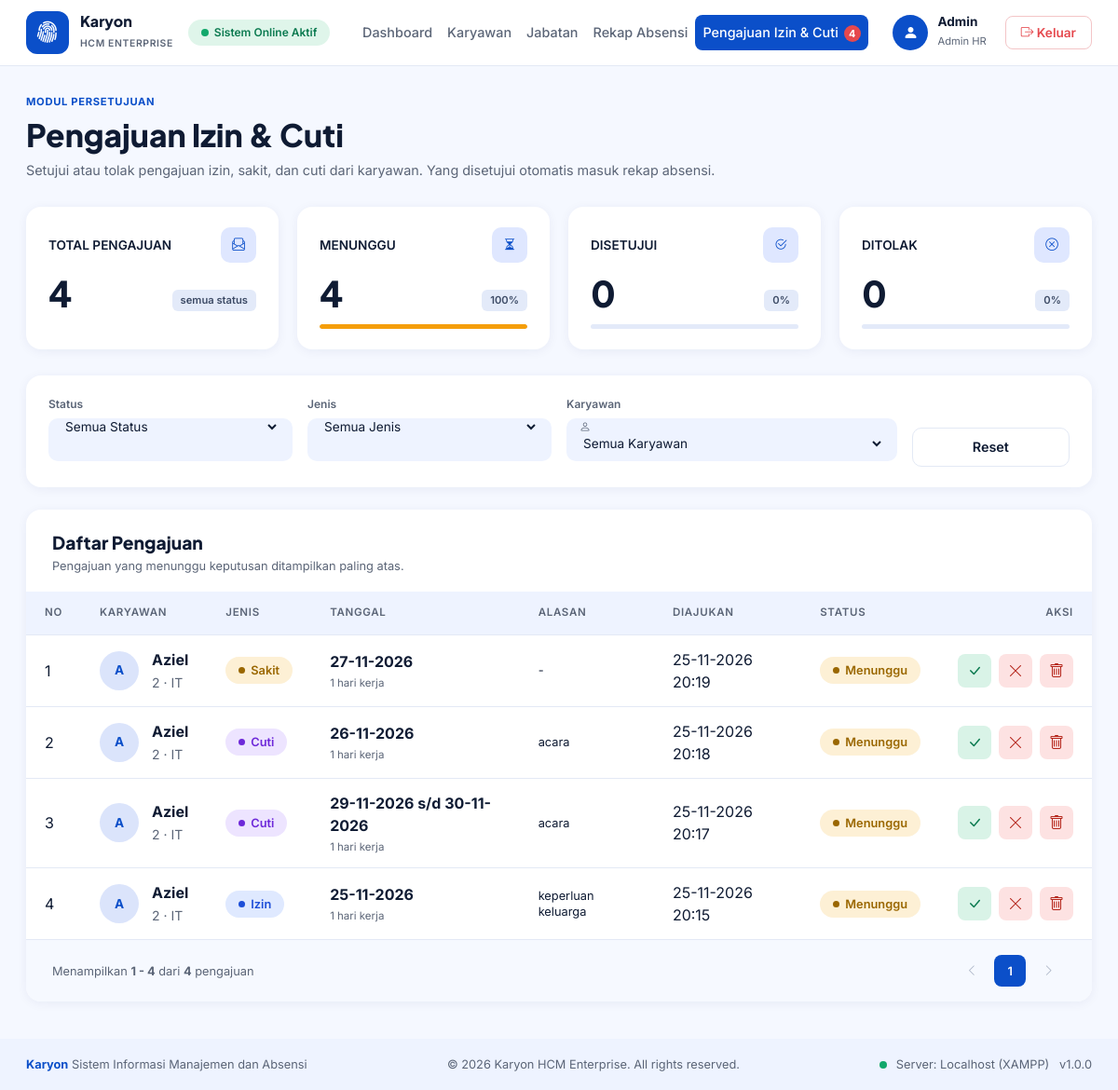
The page /admin/pengajuan.php (signed in) on the database its author committed.
### tables this page shows
CREATE TABLE `pengajuan` (
  `id` int(11) NOT NULL,
  `karyawan_id` int(11) NOT NULL,
  `jenis` enum('Izin','Sakit','Cuti') NOT NULL,
  `tanggal_mulai` date NOT NULL,
  `tanggal_selesai` date NOT NULL,
  `alasan` varchar(255) DEFAULT NULL,
  `status` enum('Menunggu','Disetujui','Ditolak') NOT NULL DEFAULT 'Menunggu',
  `catatan_admin` varchar(255) DEFAULT NULL,
  `dibuat_pada` datetime NOT NULL DEFAULT current_timestamp(),
  `diproses_pada` datetime DEFAULT NULL
);

CREATE TABLE `karyawan` (
  `id` int(11) NOT NULL,
  `nip` varchar(20) NOT NULL,
  `nama` varchar(100) NOT NULL,
  `jabatan_id` int(11) DEFAULT NULL,
  `no_hp` varchar(15) DEFAULT NULL,
  `alamat` text DEFAULT NULL
);

CREATE TABLE `jabatan` (
  `id` int(11) NOT NULL,
  `kode_jabatan` varchar(20) NOT NULL,
  `nama_jabatan` varchar(50) NOT NULL
);

### admin/pengajuan.php (the view, shortened to what this page needs)
<?php
require_once '../auth/cek_session.php';
require_once '../includes/fungsi.php';
$status   = in_array($_GET['status'] ?? '', STATUS_PENGAJUAN, true) ? $_GET['status'] : '';
$jenis    = in_array($_GET['jenis'] ?? '', JENIS_PENGAJUAN, true) ? $_GET['jenis'] : '';
$karyawan = (int)($_GET['karyawan'] ?? 0);
$halaman  = max(1, (int)($_GET['page'] ?? 1));
$per_halaman = 10;
$where = ["1=1"]; $tipe = ""; $param = [];
$sql_where = implode(" AND ", $where);
$hitung = array_fill_keys(STATUS_PENGAJUAN, 0);
foreach ($conn->query("SELECT status, COUNT(*) n FROM pengajuan GROUP BY status") as $r) {
    $hitung[$r['status']] = (int)$r['n'];
}
$total_semua = array_sum($hitung);
$total = query_aman($conn, "SELECT COUNT(*) n FROM pengajuan p WHERE $sql_where", $tipe, $param)->fetch_assoc()['n'];
$total_halaman = max(1, (int)ceil($total / $per_halaman));
$halaman = min($halaman, $total_halaman);
$offset  = ($halaman - 1) * $per_halaman;
$rows = query_aman($conn, "
    SELECT p.*, k.nip, k.nama, j.nama_jabatan
    FROM pengajuan p
    JOIN karyawan k ON p.karyawan_id = k.id
    LEFT JOIN jabatan j ON k.jabatan_id = j.id
    WHERE $sql_where
    ORDER BY FIELD(p.status, 'Menunggu', 'Disetujui', 'Ditolak'), p.dibuat_pada DESC, p.id DESC
    LIMIT $per_halaman OFFSET $offset", $tipe, $param)->fetch_all(MYSQLI_ASSOC);
$filter_url = ['status' => $status, 'jenis' => $jenis, 'karyawan' => $karyawan];
$kartu = [
    'Menunggu'  => ['ikon' => 'bi-hourglass-split', 'warna' => 'sakit'],
    'Disetujui' => ['ikon' => 'bi-check2-circle',   'warna' => 'hadir'],
    'Ditolak'   => ['ikon' => 'bi-x-circle',        'warna' => 'alpha'],
];
include '../includes/header.php';
?>
<div class="k-head">
  <div>
    <div class="k-eyebrow">Modul Persetujuan</div>
    <h1 class="k-title">Pengajuan Izin &amp; Cuti</h1>
    <p class="k-lead">Setujui atau tolak pengajuan izin, sakit, dan cuti dari karyawan. Yang disetujui otomatis masuk rekap absensi.</p>
  </div>
</div>
<div class="k-stats" style="grid-template-columns:repeat(4,1fr)">
  <div class="k-stat">
    <div class="k-stat-top">TOTAL PENGAJUAN <span class="k-stat-ico"><i class="bi bi-envelope-paper"></i></span></div>
    <div class="k-stat-body"><span class="k-angka"><?= $total_semua ?></span><span class="k-tag">semua status</span></div>
  </div>
  <?php foreach ($kartu as $nama_status => $k): ?>
    <div class="k-stat">
      <div class="k-stat-top"><?= strtoupper($nama_status) ?> <span class="k-stat-ico"><i class="bi <?= $k['ikon'] ?>"></i></span></div>
      <div class="k-stat-body">
        <span class="k-angka"><?= $hitung[$nama_status] ?></span>
        <span class="k-tag"><?= persen($hitung[$nama_status], $total_semua) ?>%</span>
      </div>
      <div class="k-prog"><span class="p-<?= $k['warna'] ?>" style="width:<?= persen($hitung[$nama_status], $total_semua) ?>%"></span></div>
    </div>
  <?php endforeach; ?>
</div>
<form method="GET" class="k-card-filter" style="margin-top:0">
  <div class="row g-3 align-items-end">
    <div class="col-md-3 k-field">
      <label>Status</label>
      <label class="k-tool">
        <select name="status" onchange="this.form.submit()">
          <option value="">Semua Status</option>
        </select>
      </label>
    </div>
    <div class="col-md-3 k-field">
      <label>Jenis</label>
      <label class="k-tool">
        <select name="jenis" onchange="this.form.submit()">
          <option value="">Semua Jenis</option>
        </select>
      </label>
    </div>
    <div class="col-md-4 k-field">
      <label>Karyawan</label>
      <label class="k-tool"><i class="bi bi-person"></i>
        <select name="karyawan" onchange="this.form.submit()">
          <option value="0">Semua Karyawan</option>
        </select>
      </label>
    </div>
    <div class="col-md-2">
      <a href="pengajuan.php" class="k-btn-putih w-100 justify-content-center">Reset</a>
    </div>
  </div>
</form>
<div class="k-panel">
  <div class="k-panel-head">
    <div>
      <h2 class="k-panel-title">Daftar Pengajuan</h2>
      <p class="k-panel-sub">Pengajuan yang menunggu keputusan ditampilkan paling atas.</p>
    </div>
  </div>
  <div class="k-table-wrap">
    <table class="k-table">
      <thead>
        <tr>
          <th>No</th><th>Karyawan</th><th>Jenis</th><th>Tanggal</th><th>Alasan</th><th>Diajukan</th><th>Status</th>
          <th style="text-align:right">Aksi</th>
        </tr>
      </thead>
      <tbody>
        <?php if (count($rows) > 0): ?>
          <?php foreach ($rows as $i => $r): ?>
            <?php $hari = hari_kerja_antara($r['tanggal_mulai'], $r['tanggal_selesai']); ?>
            <tr>
              <td><?= $offset + $i + 1 ?></td>
              <td>
                <div class="k-orang">
                  <span class="k-avatar-s"><?= h(inisial($r['nama'])) ?></span>
                  <div><b><?= h($r['nama']) ?></b><small><?= h($r['nip']) ?> &middot; <?= h($r['nama_jabatan'] ?? '-') ?></small></div>
                </div>
              </td>
              <td><span class="k-badge st-<?= strtolower($r['jenis']) ?>"><?= h($r['jenis']) ?></span></td>
              <td>
                <b><?= h(rentang_tanggal($r['tanggal_mulai'], $r['tanggal_selesai'])) ?></b>
                <span class="k-alasan"><?= $hari ?> hari kerja</span>
              </td>
              <td><span class="k-alasan" style="margin-top:0;font-size:.8rem;color:inherit"><?= $r['alasan'] ? h($r['alasan']) : '-' ?></span></td>
              <td><?= date('d-m-Y H:i', strtotime($r['dibuat_pada'])) ?></td>
              <td>
                <span class="k-badge <?= kelas_status_pengajuan($r['status']) ?>"><?= h($r['status']) ?></span>
              </td>
              <td>
                <div class="k-aksi">
                  <?php if ($r['status'] === 'Menunggu'): ?>
                    <form action="pengajuan_proses.php" method="POST" class="d-inline form-hapus"
                          data-konfirmasi="Setujui <?= h(strtolower($r['jenis'])) ?> <?= h($r['nama']) ?> (<?= h(rentang_tanggal($r['tanggal_mulai'], $r['tanggal_selesai'])) ?>)? Hari kerja pada rentang itu akan tercatat di rekap absensi.">
                      <button type="submit" class="k-aksi-btn hijau" title="Setujui"><i class="bi bi-check-lg"></i></button>
                    </form>
                    <button type="button" class="k-aksi-btn merah btn-tolak" title="Tolak"
                            data-bs-toggle="modal" data-bs-target="#modal-tolak"
                            data-id="<?= $r['id'] ?>"
                            data-info="<?= h($r['nama'] . ' - ' . $r['jenis'] . ' ' . rentang_tanggal($r['tanggal_mulai'], $r['tanggal_selesai'])) ?>">
                      <i class="bi bi-x-lg"></i>
                    </button>
                  <?php endif; ?>
                  <form action="pengajuan_proses.php" method="POST" class="d-inline form-hapus"
                        data-konfirmasi="Hapus riwayat <?= h(strtolower($r['jenis'])) ?> <?= h($r['nama']) ?> (<?= h(rentang_tanggal($r['tanggal_mulai'], $r['tanggal_selesai'])) ?>)? Riwayat di halaman karyawan dan rekap absensi juga ikut terhapus dan tidak bisa dikembalikan.">
                    <button type="submit" class="k-aksi-btn merah" title="Hapus riwayat"><i class="bi bi-trash"></i></button>
                  </form>
                </div>
              </td>
            </tr>
          <?php endforeach; ?>
        <?php else: ?>
          <tr><td colspan="8" class="text-center text-muted py-4">Tidak ada pengajuan pada filter ini.</td></tr>
        <?php endif; ?>
      </tbody>
    </table>
  </div>
  <div class="k-panel-foot">
    <span>Menampilkan <b><?= $total > 0 ? $offset + 1 : 0 ?> - <?= min($offset + $per_halaman, $total) ?></b> dari <b><?= $total ?></b> pengajuan</span>
    <?php render_paging($halaman, $total_halaman, $filter_url); ?>
  </div>
</div>
<?php include '../includes/footer.php'; ?>

### includes/header.php (shortened to what this page needs)
<?php
$halaman_sekarang = $_SERVER['SCRIPT_NAME'];
function menu_aktif($bagian) {
    global $halaman_sekarang;
    return strpos($halaman_sekarang, $bagian) !== false ? 'active' : '';
}
$adalah_admin = ($_SESSION['role'] === 'admin');
$nama_tampil  = ucfirst($_SESSION['username']);
?>
<!DOCTYPE html>
<html lang="id">
<head>
  <link href="https://cdn.jsdelivr.net/npm/bootstrap@5.3.3/dist/css/bootstrap.min.css" rel="stylesheet">
  <link href="https://cdn.jsdelivr.net/npm/bootstrap-icons@1.11.3/font/bootstrap-icons.min.css" rel="stylesheet">
  <link href="<?= BASE_URL ?>assets/style.css" rel="stylesheet">
  <link href="<?= BASE_URL ?>assets/karyon.css" rel="stylesheet">
</head>
<body class="k-app">
<nav class="navbar navbar-expand-lg k-nav">
  <div class="container-fluid px-0">
    <a class="k-nav-brand" href="<?= BASE_URL ?>index.php">
      <span class="k-nav-logo"><i class="bi bi-fingerprint"></i></span>
      <span><b>Karyon</b><small>HCM ENTERPRISE</small></span>
    </a>
    <span class="k-pill-online d-none d-xl-inline-flex"><span class="k-dot"></span>Sistem Online Aktif</span>
    <div class="collapse navbar-collapse" id="k-menu">
      <ul class="navbar-nav mx-auto k-tabs">
        <?php if ($adalah_admin): ?>
          <li class="nav-item"><a class="nav-link <?= menu_aktif('admin/dashboard') ?>" href="<?= BASE_URL ?>admin/dashboard.php">Dashboard</a></li>
          <li class="nav-item"><a class="nav-link <?= menu_aktif('admin/karyawan/') ?>" href="<?= BASE_URL ?>admin/karyawan/index.php">Karyawan</a></li>
          <li class="nav-item"><a class="nav-link <?= menu_aktif('admin/jabatan/') ?>" href="<?= BASE_URL ?>admin/jabatan/index.php">Jabatan</a></li>
          <li class="nav-item"><a class="nav-link <?= menu_aktif('rekap_absensi') ?>" href="<?= BASE_URL ?>admin/rekap_absensi.php">Rekap Absensi</a></li>
          <?php $jml_menunggu = jumlah_pengajuan_menunggu($conn); ?>
          <li class="nav-item"><a class="nav-link <?= menu_aktif('admin/pengajuan') ?>" href="<?= BASE_URL ?>admin/pengajuan.php">Pengajuan Izin &amp; Cuti<?php if ($jml_menunggu > 0): ?><span class="k-notif"><?= $jml_menunggu ?></span><?php endif; ?></a></li>
        <?php endif; ?>
      </ul>
      <div class="k-user">
        <span class="k-user-avatar"><i class="bi bi-person-fill"></i></span>
        <span class="k-user-info">
          <b><?= h($nama_tampil) ?></b>
          <small><?= $adalah_admin ? 'Admin HR' : 'Karyawan' ?></small>
        </span>
        <a href="<?= BASE_URL ?>auth/logout.php" class="k-btn-keluar"><i class="bi bi-box-arrow-right"></i> Keluar</a>
      </div>
    </div>
  </div>
</nav>
<div class="k-page">

### includes/fungsi.php (shortened to what this page needs)
<?php
function h($teks) {
    return htmlspecialchars($teks ?? '');
}
function inisial($nama) {
    $kata = preg_split('/\s+/', trim($nama));
    $hasil = strtoupper(substr($kata[0], 0, 1));
    return $hasil;
}
function persen($bagian, $total) {
    return $total > 0 ? round($bagian / $total * 100, 1) : 0;
}
function query_aman($conn, $sql, $tipe = '', $param = []) {
    $stmt = $conn->prepare($sql);
    $stmt->execute();
    return $stmt->get_result();
}
function render_paging($halaman, $total_halaman, $params) {
    $link = function ($n) use ($params) {
        return '?' . http_build_query(array_merge($params, ['page' => $n]));
    };
    echo '<div class="k-paging">';
    echo $halaman > 1
        ? '<a href="' . $link($halaman - 1) . '"><i class="bi bi-chevron-left"></i></a>'
        : '<span class="mati"><i class="bi bi-chevron-left"></i></span>';
    $awal  = max(1, $halaman - 2);
    $akhir = min($total_halaman, $halaman + 2);
    for ($i = $awal; $i <= $akhir; $i++) {
        echo $i == $halaman
            ? '<span class="aktif">' . $i . '</span>'
            : '<a href="' . $link($i) . '">' . $i . '</a>';
    }
    echo $halaman < $total_halaman
        ? '<a href="' . $link($halaman + 1) . '"><i class="bi bi-chevron-right"></i></a>'
        : '<span class="mati"><i class="bi bi-chevron-right"></i></span>';
    echo '</div>';
}
function hari_kerja_antara($awal, $akhir) {
    $jumlah = 0;
    for ($t = strtotime($awal); $t <= strtotime($akhir); $t += 86400) {
        if ((int)date('N', $t) <= 5) $jumlah++;
    }
    return $jumlah;
}
function rentang_tanggal($mulai, $selesai) {
    $a = date('d-m-Y', strtotime($mulai));
    $b = date('d-m-Y', strtotime($selesai));
    return $a === $b ? $a : $a . ' s/d ' . $b;
}
function kelas_status_pengajuan($status) {
    return 'pg-' . strtolower($status);
}
function jumlah_pengajuan_menunggu($conn) {
    $r = $conn->query("SELECT COUNT(*) n FROM pengajuan WHERE status = 'Menunggu'");
    return $r ? (int)$r->fetch_assoc()['n'] : 0;
}

### includes/footer.php (shortened to what this page needs)
</div>
<footer class="k-foot">
  <span><b class="k-biru">Karyon</b> Sistem Informasi Manajemen dan Absensi</span>
  <span>&copy; <?= date('Y') ?> Karyon HCM Enterprise. All rights reserved.</span>
  <span><span class="k-dot"></span> Server: Localhost (XAMPP) &nbsp; v1.0.0</span>
</footer>
</body>
</html>

### rows shown on the page
pengajuan: i "1", karyawan.nama "A", karyawan.nama "Aziel", karyawan.nip "2", jabatan.nama_jabatan "IT", jenis "Sakit", tanggal_mulai+tanggal_selesai "27-11-2026", hari "1", dibuat_pada "25-11-2026 20:19", status "Menunggu"
pengajuan: i "2", karyawan.nama "A", karyawan.nama "Aziel", karyawan.nip "2", jabatan.nama_jabatan "IT", jenis "Cuti", tanggal_mulai+tanggal_selesai "26-11-2026", hari "1", alasan "acara", dibuat_pada "25-11-2026 20:18", status "Menunggu"
pengajuan: i "3", karyawan.nama "A", karyawan.nama "Aziel", karyawan.nip "2", jabatan.nama_jabatan "IT", jenis "Cuti", tanggal_mulai+tanggal_selesai "29-11-2026 s/d 30-11-2026", hari "1", alasan "acara", dibuat_pada "25-11-2026 20:17", status "Menunggu"
pengajuan: i "4", karyawan.nama "A", karyawan.nama "Aziel", karyawan.nip "2", jabatan.nama_jabatan "IT", jenis "Izin", tanggal_mulai+tanggal_selesai "25-11-2026", hari "1", alasan "keperluan keluarga", dibuat_pada "25-11-2026 20:15", status "Menunggu"

### other values the page prints
$jml_menunggu "4"
$nama_tampil "Admin"
$total_semua "4"
$nama_status "MENUNGGU"
$hitung[$nama_status] "4"
persen($hitung[$nama_status], $total_semua) "100"
$nama_status "DISETUJUI"
$hitung[$nama_status] "0"
persen($hitung[$nama_status], $total_semua) "0"
$nama_status "DITOLAK"
$offset + 1 "1"
min($offset + $per_halaman, $total) "4"
$total "4"
